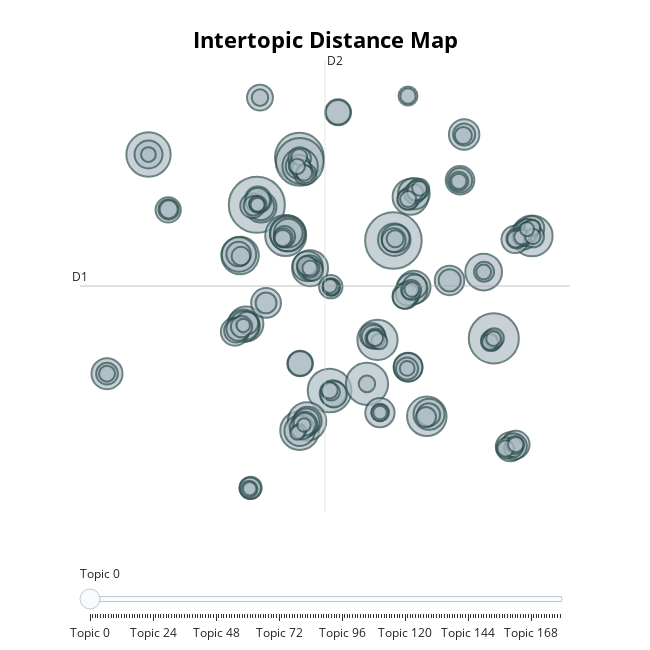

Write notebook code for a chart like this one.
### Code cell
topic_model.visualize_topics()

### Figure 1 — Plotly figure (JSON) as saved in the notebook; plotly's stock layout.template omitted (floating-point values rounded to 4 significant figures; data arrays with more than 128 entries replaced by an {"elided": "..."} marker saying what was removed)
{"data": [{"customdata": {"elided": "180x3 mixed values"}, "hovertemplate": "<b>Topic %{customdata[0]}</b><br>%{customdata[1]}<br>Size: %{customdata[2]}", "legendgroup": "", "marker": {"color": "#B0BEC5", "line": {"color": "DarkSlateGrey", "width": 2}, "size": {"elided": "180 int values"}, "sizemode": "area", "sizeref": 0.11, "symbol": "circle"}, "mode": "markers", "name": "", "orientation": "v", "showlegend": false, "type": "scatter", "x": {"elided": "180 float values"}, "xaxis": "x", "y": {"elided": "180 float values"}, "yaxis": "y"}], "layout": {"annotations": [{"showarrow": false, "text": "D1", "x": -15.21, "y": 4.033, "yshift": 10}, {"showarrow": false, "text": "D2", "x": 2.779, "xshift": 10, "y": 22.22}], "height": 650, "hoverlabel": {"bgcolor": "white", "font": {"family": "Rockwell", "size": 16}}, "legend": {"itemsizing": "constant", "tracegroupgap": 0}, "margin": {"t": 60}, "shapes": [{"line": {"color": "#CFD8DC", "width": 2}, "type": "line", "x0": 2.779, "x1": 2.779, "y0": -14.15, "y1": 22.22}, {"line": {"color": "#9E9E9E", "width": 2}, "type": "line", "x0": -15.21, "x1": 20.77, "y0": 4.033, "y1": 4.033}], "sliders": [{"active": 0, "pad": {"t": 50}, "steps": [{"args": [{"marker.color": {"elided": "1x180 str values"}}], "label": "Topic 0", "method": "update"}, {"args": [{"marker.color": {"elided": "1x180 str values"}}], "label": "Topic 1", "method": "update"}, {"args": [{"marker.color": {"elided": "1x180 str values"}}], "label": "Topic 2", "method": "update"}, {"args": [{"marker.color": {"elided": "1x180 str values"}}], "label": "Topic 3", "method": "update"}, {"args": [{"marker.color": {"elided": "1x180 str values"}}], "label": "Topic 4", "method": "update"}, {"args": [{"marker.color": {"elided": "1x180 str values"}}], "label": "Topic 5", "method": "update"}, {"args": [{"marker.color": {"elided": "1x180 str values"}}], "label": "Topic 6", "method": "update"}, {"args": [{"marker.color": {"elided": "1x180 str values"}}], "label": "Topic 7", "method": "update"}, {"args": [{"marker.color": {"elided": "1x180 str values"}}], "label": "Topic 8", "method": "update"}, {"args": [{"marker.color": {"elided": "1x180 str values"}}], "label": "Topic 9", "method": "update"}, {"args": [{"marker.color": {"elided": "1x180 str values"}}], "label": "Topic 10", "method": "update"}, {"args": [{"marker.color": {"elided": "1x180 str values"}}], "label": "Topic 11", "method": "update"}, {"args": [{"marker.color": {"elided": "1x180 str values"}}], "label": "Topic 12", "method": "update"}, {"args": [{"marker.color": {"elided": "1x180 str values"}}], "label": "Topic 13", "method": "update"}, {"args": [{"marker.color": {"elided": "1x180 str values"}}], "label": "Topic 14", "method": "update"}, {"args": [{"marker.color": {"elided": "1x180 str values"}}], "label": "Topic 15", "method": "update"}, {"args": [{"marker.color": {"elided": "1x180 str values"}}], "label": "Topic 16", "method": "update"}, {"args": [{"marker.color": {"elided": "1x180 str values"}}], "label": "Topic 17", "method": "update"}, {"args": [{"marker.color": {"elided": "1x180 str values"}}], "label": "Topic 18", "method": "update"}, {"args": [{"marker.color": {"elided": "1x180 str values"}}], "label": "Topic 19", "method": "update"}, {"args": [{"marker.color": {"elided": "1x180 str values"}}], "label": "Topic 20", "method": "update"}, {"args": [{"marker.color": {"elided": "1x180 str values"}}], "label": "Topic 21", "method": "update"}, {"args": [{"marker.color": {"elided": "1x180 str values"}}], "label": "Topic 22", "method": "update"}, {"args": [{"marker.color": {"elided": "1x180 str values"}}], "label": "Topic 23", "method": "update"}, {"args": [{"marker.color": {"elided": "1x180 str values"}}], "label": "Topic 24", "method": "update"}, {"args": [{"marker.color": {"elided": "1x180 str values"}}], "label": "Topic 25", "method": "update"}, {"args": [{"marker.color": {"elided": "1x180 str values"}}], "label": "Topic 26", "method": "update"}, {"args": [{"marker.color": {"elided": "1x180 str values"}}], "label": "Topic 27", "method": "update"}, {"args": [{"marker.color": {"elided": "1x180 str values"}}], "label": "Topic 28", "method": "update"}, {"args": [{"marker.color": {"elided": "1x180 str values"}}], "label": "Topic 29", "method": "update"}, {"args": [{"marker.color": {"elided": "1x180 str values"}}], "label": "Topic 30", "method": "update"}, {"args": [{"marker.color": {"elided": "1x180 str values"}}], "label": "Topic 31", "method": "update"}, {"args": [{"marker.color": {"elided": "1x180 str values"}}], "label": "Topic 32", "method": "update"}, {"args": [{"marker.color": {"elided": "1x180 str values"}}], "label": "Topic 33", "method": "update"}, {"args": [{"marker.color": {"elided": "1x180 str values"}}], "label": "Topic 34", "method": "update"}, {"args": [{"marker.color": {"elided": "1x180 str values"}}], "label": "Topic 35", "method": "update"}, {"args": [{"marker.color": {"elided": "1x180 str values"}}], "label": "Topic 36", "method": "update"}, {"args": [{"marker.color": {"elided": "1x180 str values"}}], "label": "Topic 37", "method": "update"}, {"args": [{"marker.color": {"elided": "1x180 str values"}}], "label": "Topic 38", "method": "update"}, {"args": [{"marker.color": {"elided": "1x180 str values"}}], "label": "Topic 39", "method": "update"}, {"args": [{"marker.color": {"elided": "1x180 str values"}}], "label": "Topic 40", "method": "update"}, {"args": [{"marker.color": {"elided": "1x180 str values"}}], "label": "Topic 41", "method": "update"}, {"args": [{"marker.color": {"elided": "1x180 str values"}}], "label": "Topic 42", "method": "update"}, {"args": [{"marker.color": {"elided": "1x180 str values"}}], "label": "Topic 43", "method": "update"}, {"args": [{"marker.color": {"elided": "1x180 str values"}}], "label": "Topic 44", "method": "update"}, {"args": [{"marker.color": {"elided": "1x180 str values"}}], "label": "Topic 45", "method": "update"}, {"args": [{"marker.color": {"elided": "1x180 str values"}}], "label": "Topic 46", "method": "update"}, {"args": [{"marker.color": {"elided": "1x180 str values"}}], "label": "Topic 47", "method": "update"}, {"args": [{"marker.color": {"elided": "1x180 str values"}}], "label": "Topic 48", "method": "update"}, {"args": [{"marker.color": {"elided": "1x180 str values"}}], "label": "Topic 49", "method": "update"}, {"args": [{"marker.color": {"elided": "1x180 str values"}}], "label": "Topic 50", "method": "update"}, {"args": [{"marker.color": {"elided": "1x180 str values"}}], "label": "Topic 51", "method": "update"}, {"args": [{"marker.color": {"elided": "1x180 str values"}}], "label": "Topic 52", "method": "update"}, {"args": [{"marker.color": {"elided": "1x180 str values"}}], "label": "Topic 53", "method": "update"}, {"args": [{"marker.color": {"elided": "1x180 str values"}}], "label": "Topic 54", "method": "update"}, {"args": [{"marker.color": {"elided": "1x180 str values"}}], "label": "Topic 55", "method": "update"}, {"args": [{"marker.color": {"elided": "1x180 str values"}}], "label": "Topic 56", "method": "update"}, {"args": [{"marker.color": {"elided": "1x180 str values"}}], "label": "Topic 57", "method": "update"}, {"args": [{"marker.color": {"elided": "1x180 str values"}}], "label": "Topic 58", "method": "update"}, {"args": [{"marker.color": {"elided": "1x180 str values"}}], "label": "Topic 59", "method": "update"}, {"args": [{"marker.color": {"elided": "1x180 str values"}}], "label": "Topic 60", "method": "update"}, {"args": [{"marker.color": {"elided": "1x180 str values"}}], "label": "Topic 61", "method": "update"}, {"args": [{"marker.color": {"elided": "1x180 str values"}}], "label": "Topic 62", "method": "update"}, {"args": [{"marker.color": {"elided": "1x180 str values"}}], "label": "Topic 63", "method": "update"}, {"args": [{"marker.color": {"elided": "1x180 str values"}}], "label": "Topic 64", "method": "update"}, {"args": [{"marker.color": {"elided": "1x180 str values"}}], "label": "Topic 65", "method": "update"}, {"args": [{"marker.color": {"elided": "1x180 str values"}}], "label": "Topic 66", "method": "update"}, {"args": [{"marker.color": {"elided": "1x180 str values"}}], "label": "Topic 67", "method": "update"}, {"args": [{"marker.color": {"elided": "1x180 str values"}}], "label": "Topic 68", "method": "update"}, {"args": [{"marker.color": {"elided": "1x180 str values"}}], "label": "Topic 69", "method": "update"}, {"args": [{"marker.color": {"elided": "1x180 str values"}}], "label": "Topic 70", "method": "update"}, {"args": [{"marker.color": {"elided": "1x180 str values"}}], "label": "Topic 71", "method": "update"}, {"args": [{"marker.color": {"elided": "1x180 str values"}}], "label": "Topic 72", "method": "update"}, {"args": [{"marker.color": {"elided": "1x180 str values"}}], "label": "Topic 73", "method": "update"}, {"args": [{"marker.color": {"elided": "1x180 str values"}}], "label": "Topic 74", "method": "update"}, {"args": [{"marker.color": {"elided": "1x180 str values"}}], "label": "Topic 75", "method": "update"}, {"args": [{"marker.color": {"elided": "1x180 str values"}}], "label": "Topic 76", "method": "update"}, {"args": [{"marker.color": {"elided": "1x180 str values"}}], "label": "Topic 77", "method": "update"}, {"args": [{"marker.color": {"elided": "1x180 str values"}}], "label": "Topic 78", "method": "update"}, {"args": [{"marker.color": {"elided": "1x180 str values"}}], "label": "Topic 79", "method": "update"}, {"args": [{"marker.color": {"elided": "1x180 str values"}}], "label": "Topic 80", "method": "update"}, {"args": [{"marker.color": {"elided": "1x180 str values"}}], "label": "Topic 81", "method": "update"}, {"args": [{"marker.color": {"elided": "1x180 str values"}}], "label": "Topic 82", "method": "update"}, {"args": [{"marker.color": {"elided": "1x180 str values"}}], "label": "Topic 83", "method": "update"}, {"args": [{"marker.color": {"elided": "1x180 str values"}}], "label": "Topic 84", "method": "update"}, {"args": [{"marker.color": {"elided": "1x180 str values"}}], "label": "Topic 85", "method": "update"}, {"args": [{"marker.color": {"elided": "1x180 str values"}}], "label": "Topic 86", "method": "update"}, {"args": [{"marker.color": {"elided": "1x180 str values"}}], "label": "Topic 87", "method": "update"}, {"args": [{"marker.color": {"elided": "1x180 str values"}}], "label": "Topic 88", "method": "update"}, {"args": [{"marker.color": {"elided": "1x180 str values"}}], "label": "Topic 89", "method": "update"}, {"args": [{"marker.color": {"elided": "1x180 str values"}}], "label": "Topic 90", "method": "update"}, {"args": [{"marker.color": {"elided": "1x180 str values"}}], "label": "Topic 91", "method": "update"}, {"args": [{"marker.color": {"elided": "1x180 str values"}}], "label": "Topic 92", "method": "update"}, {"args": [{"marker.color": {"elided": "1x180 str values"}}], "label": "Topic 93", "method": "update"}, {"args": [{"marker.color": {"elided": "1x180 str values"}}], "label": "Topic 94", "method": "update"}, {"args": [{"marker.color": {"elided": "1x180 str values"}}], "label": "Topic 95", "method": "update"}, {"args": [{"marker.color": {"elided": "1x180 str values"}}], "label": "Topic 96", "method": "update"}, {"args": [{"marker.color": {"elided": "1x180 str values"}}], "label": "Topic 97", "method": "update"}, {"args": [{"marker.color": {"elided": "1x180 str values"}}], "label": "Topic 98", "method": "update"}, {"args": [{"marker.color": {"elided": "1x180 str values"}}], "label": "Topic 99", "method": "update"}, {"args": [{"marker.color": {"elided": "1x180 str values"}}], "label": "Topic 100", "method": "update"}, {"args": [{"marker.color": {"elided": "1x180 str values"}}], "label": "Topic 101", "method": "update"}, {"args": [{"marker.color": {"elided": "1x180 str values"}}], "label": "Topic 102", "method": "update"}, {"args": [{"marker.color": {"elided": "1x180 str values"}}], "label": "Topic 103", "method": "update"}, {"args": [{"marker.color": {"elided": "1x180 str values"}}], "label": "Topic 104", "method": "update"}, {"args": [{"marker.color": {"elided": "1x180 str values"}}], "label": "Topic 105", "method": "update"}, {"args": [{"marker.color": {"elided": "1x180 str values"}}], "label": "Topic 106", "method": "update"}, {"args": [{"marker.color": {"elided": "1x180 str values"}}], "label": "Topic 107", "method": "update"}, {"args": [{"marker.color": {"elided": "1x180 str values"}}], "label": "Topic 108", "method": "update"}, {"args": [{"marker.color": {"elided": "1x180 str values"}}], "label": "Topic 109", "method": "update"}, {"args": [{"marker.color": {"elided": "1x180 str values"}}], "label": "Topic 110", "method": "update"}, {"args": [{"marker.color": {"elided": "1x180 str values"}}], "label": "Topic 111", "method": "update"}, {"args": [{"marker.color": {"elided": "1x180 str values"}}], "label": "Topic 112", "method": "update"}, {"args": [{"marker.color": {"elided": "1x180 str values"}}], "label": "Topic 113", "method": "update"}, {"args": [{"marker.color": {"elided": "1x180 str values"}}], "label": "Topic 114", "method": "update"}, {"args": [{"marker.color": {"elided": "1x180 str values"}}], "label": "Topic 115", "method": "update"}, {"args": [{"marker.color": {"elided": "1x180 str values"}}], "label": "Topic 116", "method": "update"}, {"args": [{"marker.color": {"elided": "1x180 str values"}}], "label": "Topic 117", "method": "update"}, {"args": [{"marker.color": {"elided": "1x180 str values"}}], "label": "Topic 118", "method": "update"}, {"args": [{"marker.color": {"elided": "1x180 str values"}}], "label": "Topic 119", "method": "update"}, {"args": [{"marker.color": {"elided": "1x180 str values"}}], "label": "Topic 120", "method": "update"}, {"args": [{"marker.color": {"elided": "1x180 str values"}}], "label": "Topic 121", "method": "update"}, {"args": [{"marker.color": {"elided": "1x180 str values"}}], "label": "Topic 122", "method": "update"}, {"args": [{"marker.color": {"elided": "1x180 str values"}}], "label": "Topic 123", "method": "update"}, {"args": [{"marker.color": {"elided": "1x180 str values"}}], "label": "Topic 124", "method": "update"}, {"args": [{"marker.color": {"elided": "1x180 str values"}}], "label": "Topic 125", "method": "update"}, {"args": [{"marker.color": {"elided": "1x180 str values"}}], "label": "Topic 126", "method": "update"}, {"args": [{"marker.color": {"elided": "1x180 str values"}}], "label": "Topic 127", "method": "update"}, {"args": [{"marker.color": {"elided": "1x180 str values"}}], "label": "Topic 128", "method": "update"}, {"args": [{"marker.color": {"elided": "1x180 str values"}}], "label": "Topic 129", "method": "update"}, {"args": [{"marker.color": {"elided": "1x180 str values"}}], "label": "Topic 130", "method": "update"}, {"args": [{"marker.color": {"elided": "1x180 str values"}}], "label": "Topic 131", "method": "update"}, {"args": [{"marker.color": {"elided": "1x180 str values"}}], "label": "Topic 132", "method": "update"}, {"args": [{"marker.color": {"elided": "1x180 str values"}}], "label": "Topic 133", "method": "update"}, {"args": [{"marker.color": {"elided": "1x180 str values"}}], "label": "Topic 134", "method": "update"}, {"args": [{"marker.color": {"elided": "1x180 str values"}}], "label": "Topic 135", "method": "update"}, {"args": [{"marker.color": {"elided": "1x180 str values"}}], "label": "Topic 136", "method": "update"}, {"args": [{"marker.color": {"elided": "1x180 str values"}}], "label": "Topic 137", "method": "update"}, {"args": [{"marker.color": {"elided": "1x180 str values"}}], "label": "Topic 138", "method": "update"}, {"args": [{"marker.color": {"elided": "1x180 str values"}}], "label": "Topic 139", "method": "update"}, {"args": [{"marker.color": {"elided": "1x180 str values"}}], "label": "Topic 140", "method": "update"}, {"args": [{"marker.color": {"elided": "1x180 str values"}}], "label": "Topic 141", "method": "update"}, {"args": [{"marker.color": {"elided": "1x180 str values"}}], "label": "Topic 142", "method": "update"}, {"args": [{"marker.color": {"elided": "1x180 str values"}}], "label": "Topic 143", "method": "update"}, {"args": [{"marker.color": {"elided": "1x180 str values"}}], "label": "Topic 144", "method": "update"}, {"args": [{"marker.color": {"elided": "1x180 str values"}}], "label": "Topic 145", "method": "update"}, {"args": [{"marker.color": {"elided": "1x180 str values"}}], "label": "Topic 146", "method": "update"}, {"args": [{"marker.color": {"elided": "1x180 str values"}}], "label": "Topic 147", "method": "update"}, {"args": [{"marker.color": {"elided": "1x180 str values"}}], "label": "Topic 148", "method": "update"}, {"args": [{"marker.color": {"elided": "1x180 str values"}}], "label": "Topic 149", "method": "update"}, {"args": [{"marker.color": {"elided": "1x180 str values"}}], "label": "Topic 150", "method": "update"}, {"args": [{"marker.color": {"elided": "1x180 str values"}}], "label": "Topic 151", "method": "update"}, {"args": [{"marker.color": {"elided": "1x180 str values"}}], "label": "Topic 152", "method": "update"}, {"args": [{"marker.color": {"elided": "1x180 str values"}}], "label": "Topic 153", "method": "update"}, {"args": [{"marker.color": {"elided": "1x180 str values"}}], "label": "Topic 154", "method": "update"}, {"args": [{"marker.color": {"elided": "1x180 str values"}}], "label": "Topic 155", "method": "update"}, {"args": [{"marker.color": {"elided": "1x180 str values"}}], "label": "Topic 156", "method": "update"}, {"args": [{"marker.color": {"elided": "1x180 str values"}}], "label": "Topic 157", "method": "update"}, {"args": [{"marker.color": {"elided": "1x180 str values"}}], "label": "Topic 158", "method": "update"}, {"args": [{"marker.color": {"elided": "1x180 str values"}}], "label": "Topic 159", "method": "update"}, {"args": [{"marker.color": {"elided": "1x180 str values"}}], "label": "Topic 160", "method": "update"}, {"args": [{"marker.color": {"elided": "1x180 str values"}}], "label": "Topic 161", "method": "update"}, {"args": [{"marker.color": {"elided": "1x180 str values"}}], "label": "Topic 162", "method": "update"}, {"args": [{"marker.color": {"elided": "1x180 str values"}}], "label": "Topic 163", "method": "update"}, {"args": [{"marker.color": {"elided": "1x180 str values"}}], "label": "Topic 164", "method": "update"}, {"args": [{"marker.color": {"elided": "1x180 str values"}}], "label": "Topic 165", "method": "update"}, {"args": [{"marker.color": {"elided": "1x180 str values"}}], "label": "Topic 166", "method": "update"}, {"args": [{"marker.color": {"elided": "1x180 str values"}}], "label": "Topic 167", "method": "update"}, {"args": [{"marker.color": {"elided": "1x180 str values"}}], "label": "Topic 168", "method": "update"}, {"args": [{"marker.color": {"elided": "1x180 str values"}}], "label": "Topic 169", "method": "update"}, {"args": [{"marker.color": {"elided": "1x180 str values"}}], "label": "Topic 170", "method": "update"}, {"args": [{"marker.color": {"elided": "1x180 str values"}}], "label": "Topic 171", "method": "update"}, {"args": [{"marker.color": {"elided": "1x180 str values"}}], "label": "Topic 172", "method": "update"}, {"args": [{"marker.color": {"elided": "1x180 str values"}}], "label": "Topic 173", "method": "update"}, {"args": [{"marker.color": {"elided": "1x180 str values"}}], "label": "Topic 174", "method": "update"}, {"args": [{"marker.color": {"elided": "1x180 str values"}}], "label": "Topic 175", "method": "update"}, {"args": [{"marker.color": {"elided": "1x180 str values"}}], "label": "Topic 176", "method": "update"}, {"args": [{"marker.color": {"elided": "1x180 str values"}}], "label": "Topic 177", "method": "update"}, {"args": [{"marker.color": {"elided": "1x180 str values"}}], "label": "Topic 178", "method": "update"}, {"args": [{"marker.color": {"elided": "1x180 str values"}}], "label": "Topic 179", "method": "update"}]}], "title": {"font": {"color": "Black", "size": 22}, "text": "<b>Intertopic Distance Map</b>", "x": 0.5, "xanchor": "center", "y": 0.95, "yanchor": "top"}, "width": 650, "xaxis": {"anchor": "y", "domain": [0, 1], "range": [-15.21, 20.77], "title": {"text": ""}, "visible": false}, "yaxis": {"anchor": "x", "domain": [0, 1], "range": [-14.15, 22.22], "title": {"text": ""}, "visible": false}}}
